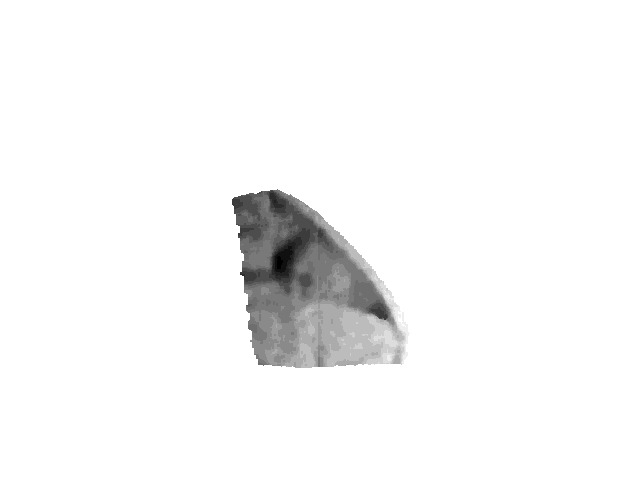
#> input picture data/20150625_2/dishcloth01_1_fold.ppm-bw.png, 640 x 480 px; its folder holds only this picture in this run
$ python testSobel.py
#> lines starting #> are read from the running program, lines starting #| are printed output that depends on the picture; after the words box and inside, x2 and y2 are one past the last pixel; in counts of white or black regions, pixels touching at a corner belong together
import numpy as np
import matplotlib.pyplot as plt

from skimage.filters import roberts, sobel, scharr
from skimage import io

import glob, os

images = glob.glob(os.path.join('./data/20150625_2', '*.png'))

for name in images:
    image = io.imread(name)
#> image is the input picture: shape (480, 640); min 0, max 255, mean 246.3
    edge_roberts = roberts(image)
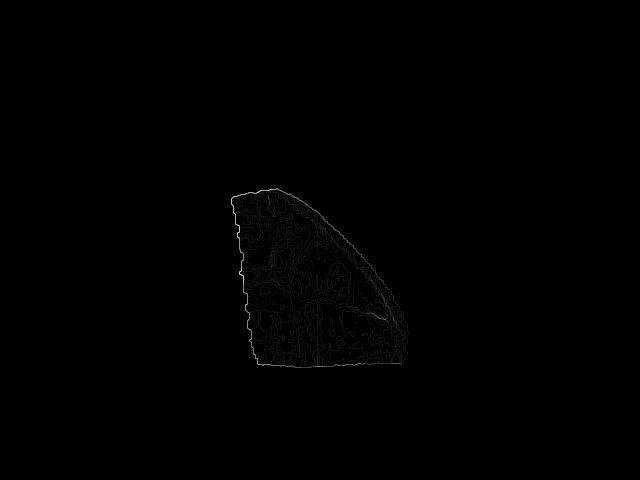
#> edge_roberts: shape (480, 640) float64; min 0, max 0.827, mean 0.00226
    edge_sobel = sobel(image)

    thres =  edge_roberts >= 0.09
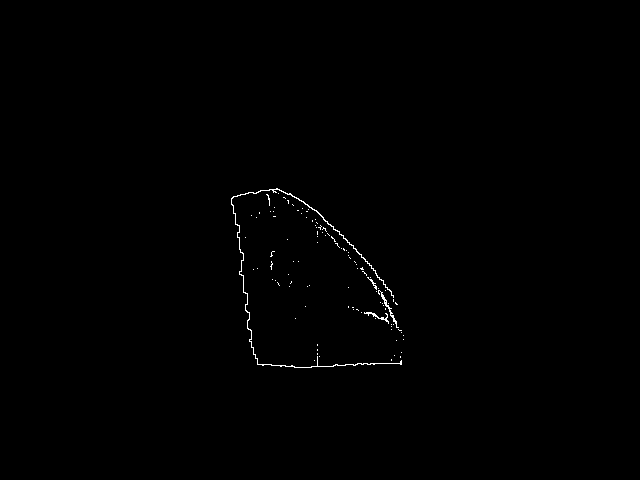
#> thres: shape (480, 640) bool; 0.36% white in thin lines or dots, all inside (x1, y1, x2, y2) = (231, 188, 404, 368)
    thres2 = edge_sobel >= 0.09
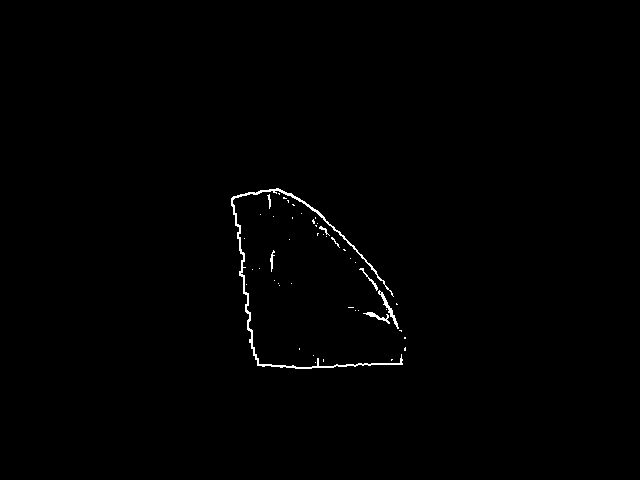
#> thres2: shape (480, 640) bool; 0.57% white in thin lines or dots, all inside (x1, y1, x2, y2) = (231, 188, 406, 369)

    fig, (ax0, ax1) = plt.subplots(ncols=2, nrows=2)

    ax0[0].imshow(edge_roberts, cmap=plt.cm.gray)
    ax0[0].set_title('Roberts Edge Detection')
    ax0[0].axis('off')

    ax0[1].imshow(edge_sobel, cmap=plt.cm.gray)
    ax0[1].set_title('Sobel Edge Detection')
    ax0[1].axis('off')

    ax1[0].imshow(thres, cmap=plt.cm.gray)
    ax1[0].set_title('Roberts Edge Thresholded')
    ax1[0].axis('off')

    ax1[1].imshow(thres2, cmap=plt.cm.gray)
    ax1[1].set_title('Sobel Edge Thresholded')
    ax1[1].axis('off')

    plt.tight_layout()
    plt.show()
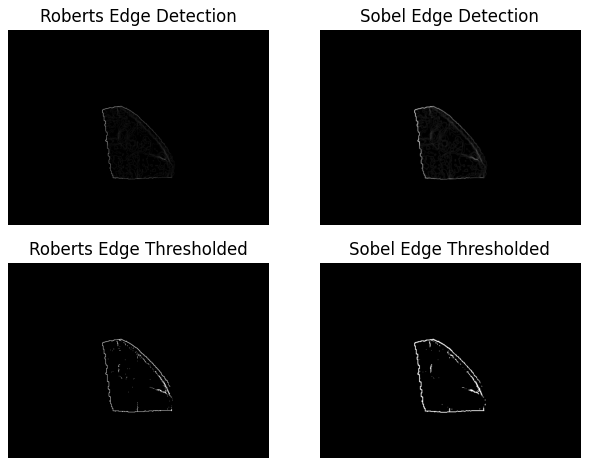
#> figure drawn by matplotlib, 4 panels

$ run again, on data/20150625_2/sweater01_1_fold.ppm-bw.png
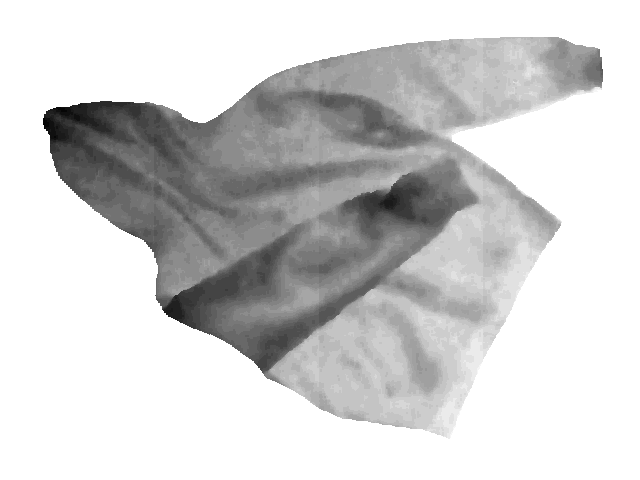
#> input picture data/20150625_2/sweater01_1_fold.ppm-bw.png, 640 x 480 px
#> image is the input picture: shape (480, 640); min 0, max 255, mean 208.7
#> `thres =  edge_roberts >= 0.09`:
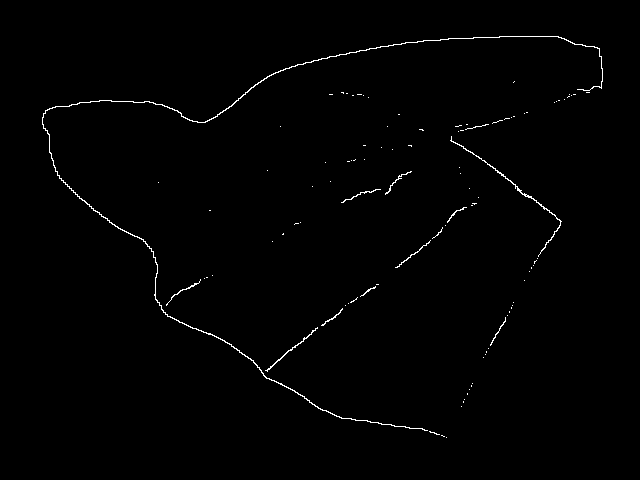
#> thres: shape (480, 640) bool; 0.81% white in thin lines or dots, all inside (x1, y1, x2, y2) = (42, 36, 603, 438)
#> thres2: shape (480, 640) bool; 1.4% white in thin lines or dots, all inside (x1, y1, x2, y2) = (42, 36, 604, 438)
#> `plt.show()`:
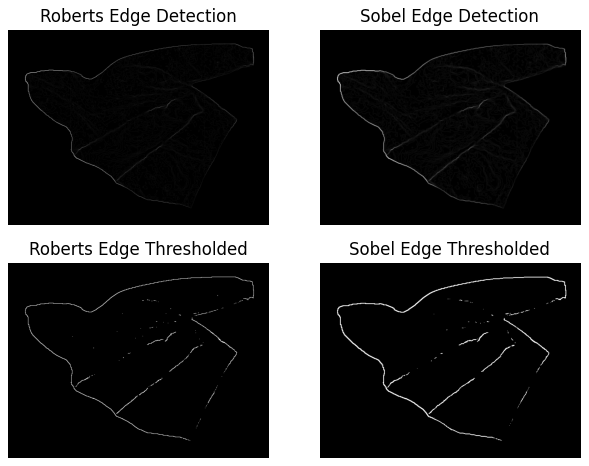
#> figure drawn by matplotlib, 4 panels

$ run again, on data/20150625_2/sweater01_2_fold.ppm-bw.png
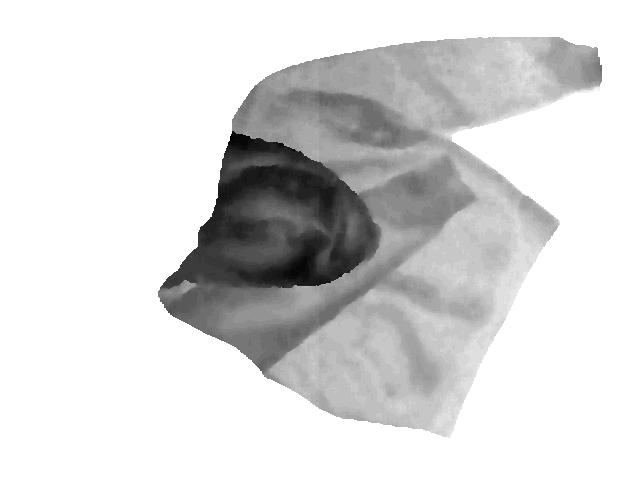
#> input picture data/20150625_2/sweater01_2_fold.ppm-bw.png, 640 x 480 px
#> image is the input picture: shape (480, 640); min 0, max 255, mean 216.8
#> `thres =  edge_roberts >= 0.09`:
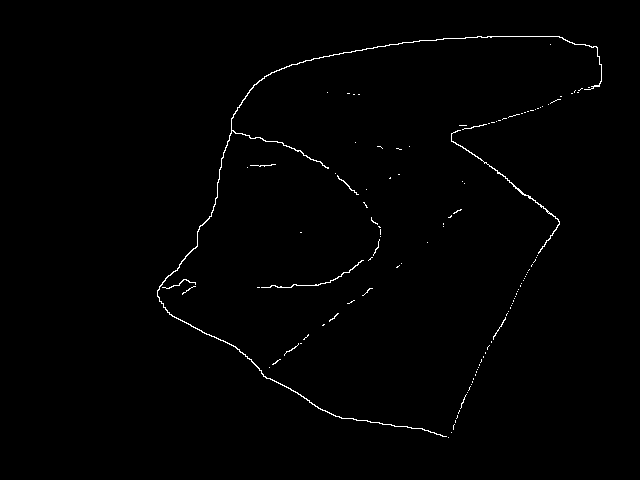
#> thres: shape (480, 640) bool; 0.77% white in thin lines or dots, all inside (x1, y1, x2, y2) = (157, 36, 602, 438)
#> thres2: shape (480, 640) bool; 1.3% white in thin lines or dots, all inside (x1, y1, x2, y2) = (157, 36, 603, 438)
#> `plt.show()`:
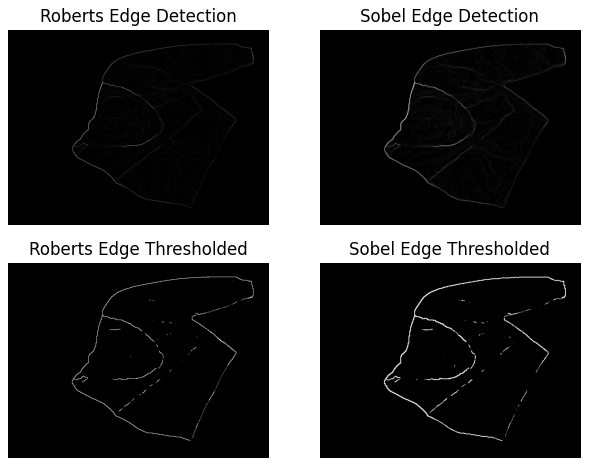
#> figure drawn by matplotlib, 4 panels

$ run again, on data/20150625_2/polo01_1_fold.ppm-bw.png
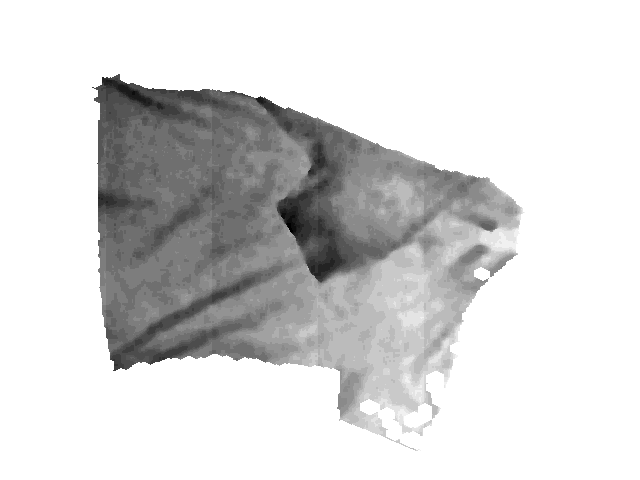
#> input picture data/20150625_2/polo01_1_fold.ppm-bw.png, 640 x 480 px
#> image is the input picture: shape (480, 640); min 0, max 255, mean 215.5
#> `thres =  edge_roberts >= 0.09`:
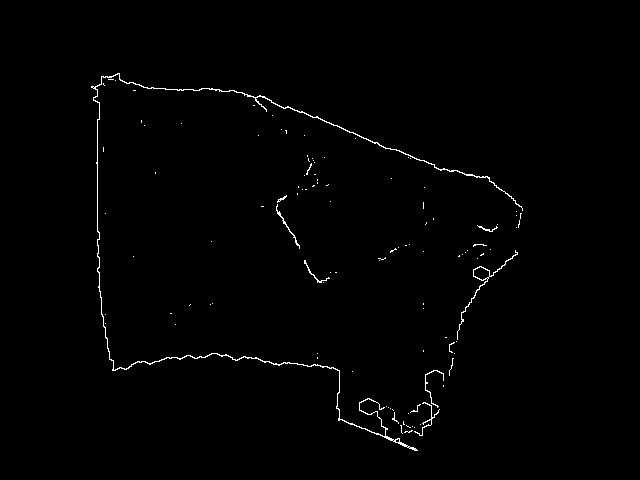
#> thres: shape (480, 640) bool; 0.84% white in thin lines or dots, all inside (x1, y1, x2, y2) = (91, 73, 523, 451)
#> thres2: shape (480, 640) bool; 1.4% white in thin lines or dots, all inside (x1, y1, x2, y2) = (91, 73, 523, 452)
#> `plt.show()`:
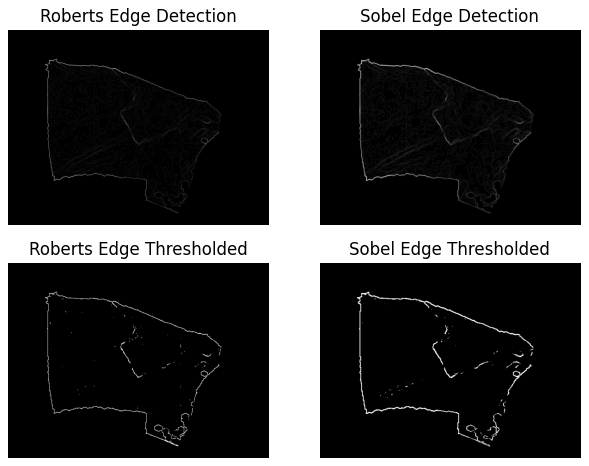
#> figure drawn by matplotlib, 4 panels
